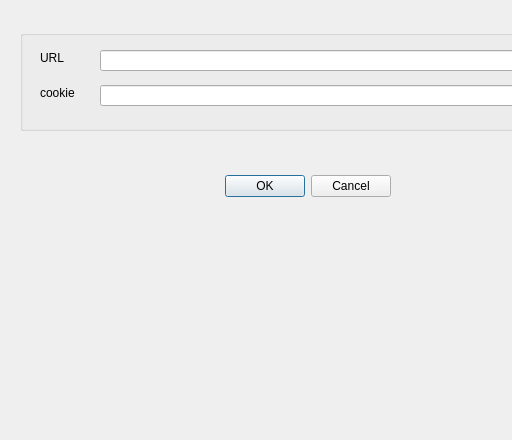
<?xml version="1.0" encoding="UTF-8"?>
<ui version="4.0">
 <class>Dialog_Option</class>
 <widget class="QDialog" name="Dialog_Option">
  <property name="windowModality">
   <enum>Qt::ApplicationModal</enum>
  </property>
  <property name="geometry">
   <rect>
    <x>0</x>
    <y>0</y>
    <width>512</width>
    <height>440</height>
   </rect>
  </property>
  <property name="windowTitle">
   <string>参数配置</string>
  </property>
  <property name="windowIcon">
   <iconset>
    <normaloff>../icon/setting.png</normaloff>../icon/setting.png</iconset>
  </property>
  <widget class="QDialogButtonBox" name="buttonBox">
   <property name="geometry">
    <rect>
     <x>190</x>
     <y>170</y>
     <width>201</width>
     <height>32</height>
    </rect>
   </property>
   <property name="orientation">
    <enum>Qt::Horizontal</enum>
   </property>
   <property name="standardButtons">
    <set>QDialogButtonBox::Cancel|QDialogButtonBox::Ok</set>
   </property>
  </widget>
  <widget class="QGroupBox" name="groupBox">
   <property name="geometry">
    <rect>
     <x>20</x>
     <y>30</y>
     <width>541</width>
     <height>101</height>
    </rect>
   </property>
   <property name="title">
    <string/>
   </property>
   <widget class="QLineEdit" name="lineEdit_api">
    <property name="geometry">
     <rect>
      <x>80</x>
      <y>20</y>
      <width>451</width>
      <height>21</height>
     </rect>
    </property>
    <property name="minimumSize">
     <size>
      <width>200</width>
      <height>0</height>
     </size>
    </property>
   </widget>
   <widget class="QLabel" name="label">
    <property name="geometry">
     <rect>
      <x>20</x>
      <y>55</y>
      <width>48</width>
      <height>16</height>
     </rect>
    </property>
    <property name="text">
     <string>cookie</string>
    </property>
   </widget>
   <widget class="QLabel" name="requestURL">
    <property name="geometry">
     <rect>
      <x>20</x>
      <y>20</y>
      <width>54</width>
      <height>16</height>
     </rect>
    </property>
    <property name="text">
     <string>URL</string>
    </property>
   </widget>
   <widget class="QLineEdit" name="lineEdit_cookie">
    <property name="geometry">
     <rect>
      <x>80</x>
      <y>55</y>
      <width>451</width>
      <height>21</height>
     </rect>
    </property>
    <property name="minimumSize">
     <size>
      <width>200</width>
      <height>0</height>
     </size>
    </property>
   </widget>
  </widget>
 </widget>
 <resources/>
 <connections>
  <connection>
   <sender>buttonBox</sender>
   <signal>accepted()</signal>
   <receiver>Dialog_Option</receiver>
   <slot>accept()</slot>
   <hints>
    <hint type="sourcelabel">
     <x>248</x>
     <y>254</y>
    </hint>
    <hint type="destinationlabel">
     <x>157</x>
     <y>274</y>
    </hint>
   </hints>
  </connection>
  <connection>
   <sender>buttonBox</sender>
   <signal>rejected()</signal>
   <receiver>Dialog_Option</receiver>
   <slot>reject()</slot>
   <hints>
    <hint type="sourcelabel">
     <x>316</x>
     <y>260</y>
    </hint>
    <hint type="destinationlabel">
     <x>286</x>
     <y>274</y>
    </hint>
   </hints>
  </connection>
 </connections>
</ui>
